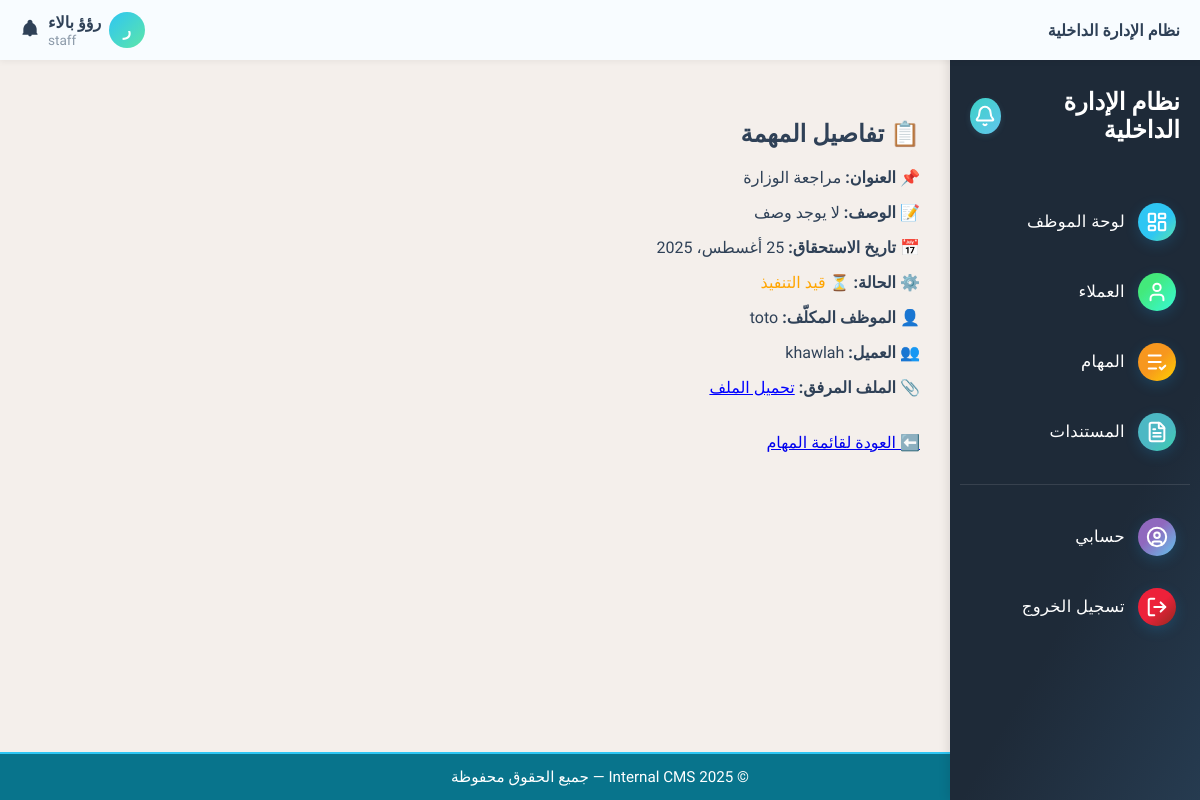
/tasks/tasks/38/ (signed in), run on the app's committed database.
### core/role.py (models this page shows, shortened)
class Role(models.Model):
    name = models.CharField(max_length=50, unique=True)
    description = models.TextField(blank=True)

### tasks/models.py (models this page shows, shortened)
class Task(models.Model):
    STATUS_CHOICES = [
        ('pending', 'قيد التنفيذ'),
        ('completed', 'منتهية'),
        ('overdue', 'متأخرة'),
    ]
    title = models.CharField(max_length=255, verbose_name='عنوان المهمة')
    description = models.TextField(blank=True, verbose_name='الوصف')
    assigned_to = models.ForeignKey(User, on_delete=models.SET_NULL, null=True, blank=True, verbose_name='الموظف المكلّف')
    client = models.ForeignKey(Client, on_delete=models.SET_NULL, null=True, blank=True, verbose_name='العميل')
    status = models.CharField(max_length=20, choices=STATUS_CHOICES, default='pending', verbose_name='الحالة')
    due_date = models.DateField(null=True, blank=True, verbose_name='تاريخ الاستحقاق')
    file_url = models.URLField(max_length=1024, blank=True, null=True, verbose_name='رابط الملف')
    file_path = models.CharField(max_length=512, blank=True, null=True, verbose_name='مسار الملف')
    documents = models.ManyToManyField('content.Document', blank=True, verbose_name='مستندات إضافية')
    created_at = models.DateTimeField(auto_now_add=True, verbose_name='تاريخ الإنشاء')
    class Meta:
        verbose_name = 'مهمة'
        verbose_name_plural = 'المهام'
        ordering = ['-created_at']  # ترتيب المهام الأحدث أولاً

### clients/models.py (models this page shows, shortened)
class Client(models.Model):
    name = models.CharField(max_length=255)
    email = models.EmailField(blank=True, null=True)
    phone = models.CharField(max_length=20, blank=True)
    address = models.TextField(blank=True)
    assigned_to = models.ForeignKey(User, on_delete=models.SET_NULL, null=True, blank=True)
    notes = models.TextField(blank=True)
    created_at = models.DateTimeField(auto_now_add=True)
    class Meta:
        verbose_name = 'عميل'
        verbose_name_plural = 'العملاء'

### tasks/views.py (the view)
# urls.py: path('tasks/<int:task_id>/', task_detail_view, name='task_detail'),
@login_required
def task_detail_view(request, task_id):
    task = get_object_or_404(Task, id=task_id)
    return render(request, 'tasks/detail.html', {'task': task})

### core/context_processors.py (called while the page is built)
def user_role(request):
    role = None
    if request.user.is_authenticated:
        if hasattr(request.user, 'userprofile'):
            role = request.user.userprofile.role.name
    return {'role': role}

### templates/tasks/detail.html (shortened to what this page needs)
{% extends 'base.html' %}
{% block content %}
<div class="container" style="padding: 20px;">
  <h2>📋 تفاصيل المهمة</h2>
  <div style="margin-top: 15px;">
    <p><strong>📌 العنوان:</strong> {{ task.title }}</p>
    <p><strong>📝 الوصف:</strong> {{ task.description|default:"لا يوجد وصف" }}</p>
    <p><strong>📅 تاريخ الاستحقاق:</strong> {{ task.due_date|default:"غير محدد" }}</p>
    <p>
      <strong>⚙️ الحالة:</strong>
      {% if task.status == 'pending' %}
        <span style="color: orange;">⏳ قيد التنفيذ</span>
      {% elif task.status == 'completed' %}
        <span style="color: green;">✅ منتهية</span>
      {% elif task.status == 'overdue' %}
        <span style="color: red;">⏰ متأخرة</span>
      {% endif %}
    </p>
    <p><strong>👤 الموظف المكلّف:</strong> {{ task.assigned_to.username|default:"غير محدد" }}</p>
    <p><strong>👥 العميل:</strong> {{ task.client.name|default:"غير محدد" }}</p>
    {% if task.file_url %}
      <p><strong>📎 الملف المرفق:</strong>
        <a href="{{ task.file_url }}" target="_blank" style="color: blue;">تحميل الملف</a>
      </p>
    {% endif %}
  </div>
  <a href="{% url 'task_list' %}" class="button" style="display: inline-block; margin-top: 20px;">⬅️ العودة لقائمة المهام</a>
</div>
{% endblock %}

### templates/header.html (shortened to what this page needs)
<div class="header">
  <div class="logo">
    <span class="logo-text">نظام الإدارة الداخلية</span>
  </div>
  <div class="user-section">
    <div class="user-top-row">
      <span class="avatar-circle">{{ request.user.first_name|first|upper }}</span>
<div class="user-dropdown">
  <div class="user-info">
    <span class="user-name">{{ request.user.get_full_name }}</span>
    <div class="user-role">{{ role }}</div>
  </div>
</div>
            <div class="notification-icon">
        <svg viewBox="0 0 24 24">
          <path d="M12 2C10.3 2 9 3.3 9 5v1.1C6.2 7.2 4.3 9.9 4 13v5l-1 1v1h18v-1l-1-1v-5c-.3-3.1-2.2-5.8-5-6.9V5c0-1.7-1.3-3-3-3zm0 20c1.1 0 2-.9 2-2h-4c0 1.1.9 2 2 2z"/>
        </svg>
      </div>
    </div>
  </div>
</div>

### templates/base.html (style rules this page uses)
html, body { height: 100%; margin: 0; padding: 0; overflow-x: hidden; font-family: 'Tajawal', sans-serif; background-color: #F4EFEB; color: #2F4157; display: flex; flex-direction: column; }

### templates/header.html (style rules this page uses)
.header { background: #f8fcff; color: #2F4157; height: 60px; padding: 0 20px; font-family: 'Tajawal', sans-serif; display: flex; justify-content: space-between; align-items: center; box-shadow: 0 2px 6px rgba(0,0,0,0.05); direction: rtl; position: fixed; top: 0; left: 0; right: 0; z-index: 1000; }
.logo-text { font-size: 1rem; font-weight: 700; }
.user-section { display: flex; flex-direction: column; align-items: flex-end; gap: 4px; }
.user-top-row { display: flex; align-items: center; gap: 8px; }
.notification-icon svg { width: 20px; height: 20px; fill: #2F4157; cursor: pointer; }
.user-name { font-size: 1rem; font-weight: 700; margin: 0; margin-bottom: 0rem; color: #2F4157; }
.avatar-circle { display: flex; align-items: center; justify-content: center; width: 36px; height: 36px; border-radius: 50%; background: linear-gradient(135deg, #2EC6F3, #5DE6A9); color: #fff; font-size: 1rem; font-weight: bold; }
.user-info { display: flex; flex-direction: column; align-items: flex-end; text-align: right; }
.user-role { font-size: 0.85rem; margin: 0; margin-top: 0rem; text-align: right; color: #8c9aa9; }
.user-dropdown { position: relative; display: inline-block; }
.user-info { display: flex; flex-direction: column; align-items: flex-end; cursor: pointer; }

### data on the page
Role: name "staff"
Task: title "مراجعة الوزارة", description "لا يوجد وصف", due_date "25 أغسطس، 2025", assigned_to.username "toto", client.name "khawlah"

### other printed values
{{ request.user.first_name|first|upper }} "ر"
{{ request.user.get_full_name }} "رؤؤ بالاء"
